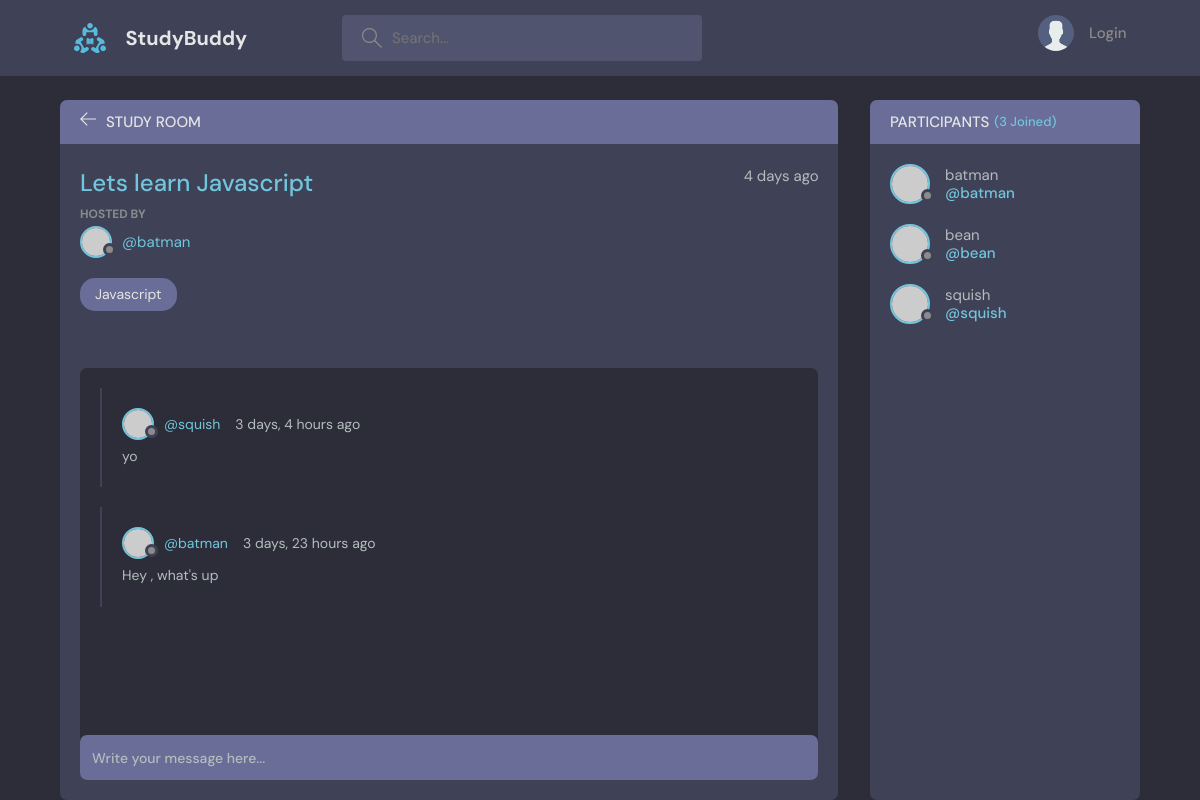
/room/1, run on the app's committed database.
### base/models.py (models this page shows, shortened)
class Room(models.Model):
    host = models.ForeignKey(User, on_delete=models.SET_NULL, null=True)
    topic = models.ForeignKey(Topic, on_delete=models.SET_NULL, null=True)
    name = models.CharField(max_length=200)
    description = models.TextField(null=True, blank=True)
    participants = models.ManyToManyField(User, related_name='participants', blank=True)
    updated = models.DateTimeField(auto_now=True)
    created = models.DateTimeField(auto_now_add=True)
    class Meta:
        ordering= ['-updated', '-created']

class Topic(models.Model):
    name = models.CharField(max_length=200)
    def __str__(self):
        return self.name

class Message(models.Model):
    user = models.ForeignKey(User, on_delete=models.CASCADE)
    room =  models.ForeignKey(Room, on_delete=models.CASCADE)
    body = models.TextField()
    updated = models.DateTimeField(auto_now=True)
    created = models.DateTimeField(auto_now_add=True)
    class Meta:
        ordering= ['-updated', '-created']

### base/views.py (the view)
# urls.py: path('room/<str:pk>', views.room, name='room'),
def room(request, pk):
    room = Room.objects.get(id=pk)
    room_messages = room.message_set.all().order_by("-created")
    participants = room.participants.all()
    if request.method == "POST":
        message = Message.objects.create(
            user=request.user, room=room, body=request.POST.get("body")
        )
        room.participants.add(request.user)
        return redirect("room", pk=room.id)
    context = {
        "room": room,
        "room_messages": room_messages,
        "participants": participants,
    }
    return render(request, "base/room.html", context)

### base/templates/base/room.html (shortened to what this page needs)
{% extends 'main.html' %} {% block content %}
<main class="profile-page layout layout--2">
  <div class="container">
    <div class="room">
      <div class="room__top">
        <div class="room__topLeft">
          <a href="{% url 'home' %}">
            <svg
              version="1.1"
              xmlns="http://www.w3.org/2000/svg"
              width="32"
              height="32"
              viewBox="0 0 32 32"
            >
              <title>arrow-left</title>
              <path
                d="M13.723 2.286l-13.723 13.714 13.719 13.714 1.616-1.611-10.96-10.96h27.625v-2.286h-27.625l10.965-10.965-1.616-1.607z"
              ></path>
            </svg>
          </a>
          <h3>Study Room</h3>
        </div>
      </div>
      <div class="room__box scroll">
        <div class="room__header scroll">
          <div class="room__info">
            <h3>{{room.name}}</h3>
            <span>{{room.created|timesince}} ago</span>
          </div>
          <div class="room__hosted">
            <p>Hosted By</p>
            <a
              href="{% url 'user-profile' room.host.id %}"
              class="room__author"
            >
              <div class="avatar avatar--small">
                <img src="https://randomuser.me/api/portraits/men/37.jpg" />
              </div>
              <span>@{{room.host.username}}</span>
            </a>
          </div>
          <span class="room__topics">{{room.topic}}</span>
        </div>
        <div class="room__conversation">
          <div class="threads scroll">
            {% for message in room_messages %}
            <div class="thread">
              <div class="thread__top">
                <div class="thread__author">
                  <a
                    href="{% url 'user-profile' message.user.id %}"
                    class="thread__authorInfo"
                  >
                    <div class="avatar avatar--small">
                      <img
                        src="https://randomuser.me/api/portraits/men/37.jpg"
                      />
                    </div>
                    <span>@{{message.user.username}}</span>
                  </a>
                  <span class="thread__date"
                    >{{message.created|timesince}} ago</span
                  >
                </div>
              </div>
              <div class="thread__details">
              {{message.body}}
              </div>
            </div>
            {% endfor %}
          </div>
        </div>
      </div>
      <div class="room__message">
        <form action="#">
          <input name="" placeholder="Write your message here..." />
        </form>
      </div>
    </div>
    <div class="participants">
      <h3 class="participants__top">
        Participants <span>({{participants.count}} Joined)</span>
      </h3>
      <div class="participants__list scroll">
        {% for user in participants %}
        <a href="{% url 'user-profile' user.id %}" class="participant">
          <div class="avatar avatar--medium">
            <img src="https://randomuser.me/api/portraits/men/37.jpg" />
          </div>
          <p>
            {{user.username}}
            <span>@{{user.username}}</span>
          </p>
        </a>
        {% endfor %}
      </div>
    </div>
  </div>
</main>
{% endblock content %}

### data on the page
Room: name "Lets learn Javascript", created "4 days", host.username "batman", topic "Javascript"
Message: user.username "squish", created "3 days, 4 hours", body "yo"
Message: user.username "batman", created "3 days, 23 hours", body "Hey , what's up"

### other printed values
{{ participants.count }} "3"
{{ user.username }} "batman"
{{ user.username }} "bean"
{{ user.username }} "squish"
